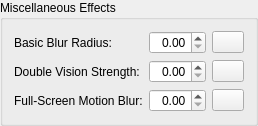
      <widget class="QGroupBox" name="miscGroupbox">
       <property name="title">
        <string>Miscellaneous Effects</string>
       </property>
       <layout class="QGridLayout" name="gridLayout_5">
        <item row="0" column="1">
         <widget class="QDoubleSpinBox" name="blurRadius">
          <property name="alignment">
           <set>Qt::AlignRight|Qt::AlignTrailing|Qt::AlignVCenter</set>
          </property>
          <property name="maximum">
           <double>7.000000000000000</double>
          </property>
         </widget>
        </item>
        <item row="1" column="1">
         <widget class="QDoubleSpinBox" name="doubleVision">
          <property name="alignment">
           <set>Qt::AlignRight|Qt::AlignTrailing|Qt::AlignVCenter</set>
          </property>
         </widget>
        </item>
        <item row="0" column="0">
         <widget class="QLabel" name="label_19">
          <property name="text">
           <string>Basic Blur Radius:</string>
          </property>
          <property name="buddy">
           <cstring>blurRadius</cstring>
          </property>
         </widget>
        </item>
        <item row="1" column="0">
         <widget class="QLabel" name="label_21">
          <property name="text">
           <string>Double Vision Strength:</string>
          </property>
          <property name="buddy">
           <cstring>doubleVision</cstring>
          </property>
         </widget>
        </item>
        <item row="0" column="2">
         <widget class="QPushButton" name="blurRadiusReset">
          <property name="maximumSize">
           <size>
            <width>32</width>
            <height>16777215</height>
           </size>
          </property>
          <property name="accessibleName">
           <string>Reset Multiplier</string>
          </property>
          <property name="text">
           <string/>
          </property>
          <property name="icon">
           <iconset resource="../resources/resources.qrc">
            <normaloff>:/icons/delete-16.png</normaloff>:/icons/delete-16.png</iconset>
          </property>
         </widget>
        </item>
        <item row="1" column="2">
         <widget class="QPushButton" name="doubleVisionReset">
          <property name="maximumSize">
           <size>
            <width>32</width>
            <height>16777215</height>
           </size>
          </property>
          <property name="accessibleName">
           <string>Reset Multiplier</string>
          </property>
          <property name="text">
           <string/>
          </property>
          <property name="icon">
           <iconset resource="../resources/resources.qrc">
            <normaloff>:/icons/delete-16.png</normaloff>:/icons/delete-16.png</iconset>
          </property>
         </widget>
        </item>
        <item row="2" column="0">
         <widget class="QLabel" name="label_23">
          <property name="text">
           <string>Full-Screen Motion Blur:</string>
          </property>
          <property name="buddy">
           <cstring>motionBlur</cstring>
          </property>
         </widget>
        </item>
        <item row="2" column="1">
         <widget class="QDoubleSpinBox" name="motionBlur">
          <property name="alignment">
           <set>Qt::AlignRight|Qt::AlignTrailing|Qt::AlignVCenter</set>
          </property>
         </widget>
        </item>
        <item row="2" column="2">
         <widget class="QPushButton" name="motionBlurReset">
          <property name="maximumSize">
           <size>
            <width>32</width>
            <height>16777215</height>
           </size>
          </property>
          <property name="accessibleName">
           <string>Reset Multiplier</string>
          </property>
          <property name="text">
           <string/>
          </property>
          <property name="icon">
           <iconset resource="../resources/resources.qrc">
            <normaloff>:/icons/delete-16.png</normaloff>:/icons/delete-16.png</iconset>
          </property>
         </widget>
        </item>
       </layout>
      </widget>
